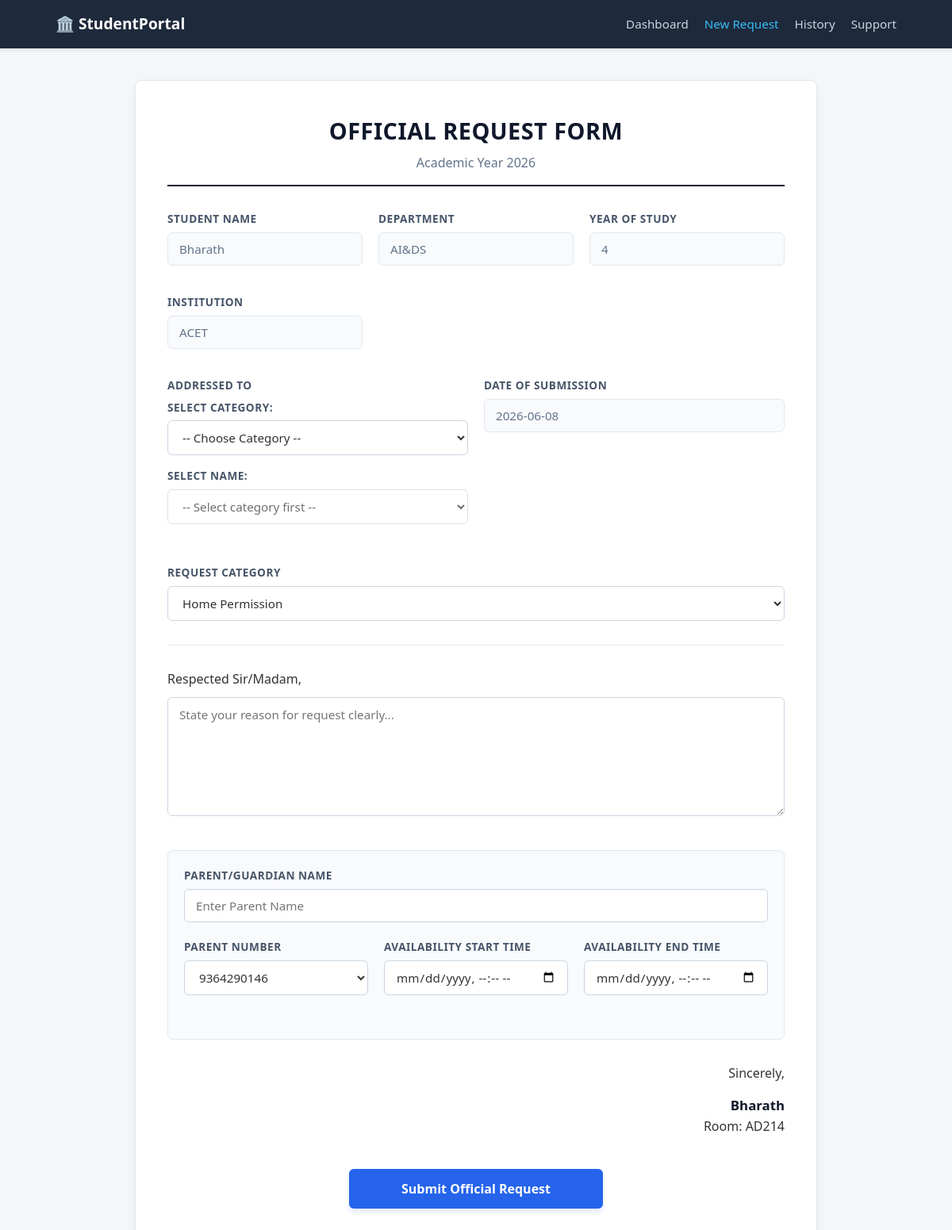
/request_letter/1 (signed in), run on the app's committed database.
### app.py (models this page shows, shortened)
class Student(UserMixin, db.Model):
    id = db.Column(db.Integer, primary_key=True)
    register = db.Column(db.String(12), unique=True, nullable=False)
    dob = db.Column(db.String(10), nullable=False)
    name = db.Column(db.String(50), nullable=False)
    department = db.Column(db.String(100))
    year = db.Column(db.String(2))
    college = db.Column(db.String(100))
    room_no = db.Column(db.String(5))
    student_no = db.Column(db.String(10))
    father_no = db.Column(db.String(10))
    mother_no = db.Column(db.String(10))
    guardient_no = db.Column(db.String(10))

### app.py (the view)
@app.route('/request_letter/<int:student_id>',methods=['GET','POST'])
@login_required
def request_letter(student_id) :
    student = Student.query.get_or_404(student_id)
    warden =  Warden.query.all()
    db_data = {
        "warden": [w.name for w in Warden.query.all()],
        "staff": [st.name for st in Staff.query.all()],
        "HOD" : [h.name for h in HOD.query.all()]
    }
    today_date = date.today().strftime('%Y-%m-%d')
    return render_template('request_letter.html',data=db_data, student=student,warden=warden,today=today_date)

### app.py (called while the page is built, shortened)
@login_manager.user_loader
def load_user(user_id):
    uid = int(user_id)
    user = User.query.get(uid)
    if user:
        return user

### templates/request_letter.html (shortened to what this page needs)
<!DOCTYPE html>
<html lang="en">
<head>
</head>
<body>
    <nav class="navbar">
        <div class="nav-container">
            <a href="/" class="nav-logo">🏛️ StudentPortal</a>
            <ul class="nav-menu">
                <li><a href="/" class="nav-link">Dashboard</a></li>
                <li><a href="/new_request" class="nav-link active">New Request</a></li>
                <li><a href="/history" class="nav-link">History</a></li>
                <li><a href="/support" class="nav-link">Support</a></li>
            </ul>
        </div>
    </nav>
    <main class="main-content">
        <div class="letter-container">
            <div class="letter-header">
                <h2>Official Request Form</h2>
                <p>Academic Year 2026</p>
            </div>
            <form action="/submit_request" method="POST">
                <div class="meta-grid">
                    <div class="input-group">
                        <label>Student Name</label>
                        <input type="text" value="{{ student.name }}" name="student_name" readonly>
                    </div>
                    <div class="input-group">
                        <label>Department</label>
                        <input type="text" value="{{ student.department }}" name="department" readonly>
                    </div>
                    <div class="input-group">
                        <label>Year of Study</label>
                        <input type="text" value="{{ student.year }}" name="year" readonly>
                    </div>
                    <div class="input-group">
                        <label>Institution</label>
                        <input type="text" value="{{ student.college }}" name="college" readonly>
                    </div>
                </div>
                <div class="meta-grid">
                    <div class="input-group">
                        <label>Addressed To</label>
                        <div class="form-group">
                            <label for="category">Select Category:</label>
                            <select name="category" id="category" onchange="updateNames()">
                                <option value="">-- Choose Category --</option>
                            </select>
                        </div>
                        <div class="form-group">
                            <label for="nameSelection">Select Name:</label>
                            <select name="nameSelection" id="nameSelection" disabled>
                                <option value="">-- Select category first --</option>
                            </select>
                        </div>
                    </div>
                    <div class="input-group">
                        <label>Date of Submission</label>
                        <input type="text" name="request_date" value="{{ today }}" readonly>
                    </div>
                </div>
                <div class="input-group">
                    <label>Request Category</label>
                    <select name="request_category" id="request_category" required>
                        <option value="home_permission">Home Permission</option>
                    </select>
                </div>
                <hr class="divider">
                <div class="letter-body">
                    <p>Respected Sir/Madam,</p>
                    <textarea name="letter_content" placeholder="State your reason for request clearly..." required></textarea>
                </div>
                <div class="time-section">
                    <div class="input-group" style="margin-bottom: 20px;">
                        <label>Parent/Guardian Name</label>
                        <input type="text" name="parent_name" placeholder="Enter Parent Name" required>
                    </div>
                    <div class="meta-grid">
                        <div class="input-group">
                            <label>Parent Number</label>
                            <select name="parent_no">
                                <option value="{{ student.father_no }}">{{ student.father_no }}</option>
                            </select>
                        </div>
                        <div class="input-group">
                            <label>Availability Start Time</label>
                            <input type="datetime-local" name="parent_start_time" required>
                        </div>
                        <div class="input-group">
                            <label>Availability End Time</label>
                            <input type="datetime-local" name="parent_end_time" required>
                        </div>
                    </div>
                </div>
                <div class="letter-footer">
                    <div class="student-sign">
                        <p>Sincerely,</p>
                        <strong>{{ student.name }}</strong><br>
                        Room: {{ student.room_no }} <br>
                    </div>
                </div>
                <button type="submit" class="send-btn">Submit Official Request</button>
            </form>
        </div>
    </main>
</body>
</html>

### templates/request_letter.html (style rules this page uses)
* { margin: 0; padding: 0; box-sizing: border-box; font-family: 'Segoe UI', Tahoma, Geneva, Verdana, sans-serif; }
body { background-color: #f4f6f9; color: #333333; line-height: 1.6; }
.navbar { background-color: #1e293b; color: #ffffff; padding: 15px 0; box-shadow: 0 2px 4px rgba(0, 0, 0, 0.1); }
.nav-container { max-width: 1100px; margin: 0 auto; display: flex; justify-content: space-between; align-items: center; padding: 0 20px; }
.nav-logo { color: #ffffff; text-decoration: none; font-size: 1.2rem; font-weight: 700; }
.nav-menu { display: flex; list-style: none; gap: 20px; }
.nav-link { color: #cbd5e1; text-decoration: none; font-size: 0.95rem; font-weight: 500; transition: color 0.2s ease; }
.nav-link:hover, .nav-link.active { color: #38bdf8; }
.main-content { max-width: 900px; margin: 40px auto; padding: 0 20px; }
.letter-container { background-color: #ffffff; border-radius: 8px; padding: 40px; box-shadow: 0 4px 12px rgba(0, 0, 0, 0.05); border: 1px solid #e2e8f0; }
.letter-header { text-align: center; margin-bottom: 30px; border-bottom: 2px solid #0f172a; padding-bottom: 15px; }
.letter-header h2 { color: #0f172a; font-size: 1.8rem; text-transform: uppercase; letter-spacing: 0.5px; }
.letter-header p { color: #64748b; font-weight: 500; margin-top: 5px; }
.meta-grid { display: grid; grid-template-columns: repeat(auto-fit, minmax(200px, 1fr)); gap: 20px; margin-bottom: 20px; }
.input-group, .form-group { display: flex; flex-direction: column; margin-bottom: 15px; }
label { font-size: 0.85rem; font-weight: 600; color: #475569; margin-bottom: 6px; text-transform: uppercase; letter-spacing: 0.5px; }
input[type="text"], input[type="datetime-local"], select, textarea { width: 100%; padding: 10px 14px; border: 1px solid #cbd5e1; border-radius: 6px; font-size: 0.95rem; background-color: #ffffff; color: #333333; transition: border-color 0.2s, box-shadow 0.2s; }
input[readonly] { background-color: #f8fafc; color: #64748b; border-color: #e2e8f0; cursor: not-allowed; }
.divider { border: 0; height: 1px; background-color: #e2e8f0; margin: 30px 0; }
.letter-body { margin-bottom: 35px; }
.letter-body p { font-size: 1rem; font-weight: 500; color: #333333; margin-bottom: 10px; }
textarea { min-height: 150px; resize: vertical; line-height: 1.5; }
.time-section { background-color: #f8fafc; border: 1px solid #e2e8f0; border-radius: 6px; padding: 20px; margin-bottom: 30px; }
.letter-footer { display: flex; justify-content: space-between; align-items: flex-end; margin-bottom: 40px; }
.student-sign { text-align: right; color: #333333; }
.student-sign p { margin-bottom: 15px; }
.student-sign strong { font-size: 1.05rem; color: #0f172a; }
.send-btn { display: block; width: 100%; max-width: 320px; margin: 0 auto; padding: 14px 24px; background-color: #2563eb; color: #ffffff; font-size: 1rem; font-weight: 600; text-align: center; border: none; border-radius: 6px; cursor: pointer; box-shadow: 0 4px 6px rgba(37, 99, 235, 0.15); transition: background-color 0.2s, transform 0.1s, box-shadow 0.2s; }

### data on the page
Student: student_name "Bharath", department "AI&DS", year "4", college "ACET", parent_no "9364290146", name "Bharath", room_no "AD214"
